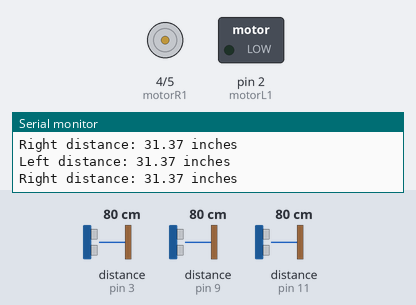
The sketch below on a simulated Arduino Uno, built with avr-gcc and run on an emulated ATmega328P. Shown: motor-driver pin pairs drawn as motors (green arrow = first pin HIGH = forward, orange = second pin HIGH = backward, longer = more drive), switched loads named in the sketch (green lamp = pin HIGH), the last lines printed to the serial monitor. Wiring (inferred from the names in the program): 3 × ultrasonic range finder: trigger pin 13, echo pin 3 / trigger pin 8, echo pin 9 / trigger pin 10, echo pin 11. The inputs (shaded band) are chosen by the test bench; at power-on: distance to the obstacle (sensors on pin 9, pin 11, pin 3) 80 cm. The echo pulse lasts 58.3 µs per cm; pins used as bus, display or sensor lines are not drawn.

Above: at 1.8 s.
1.9 s: distance to the obstacle (sensor on pin 9) set to 2 cm
At 3.0 s:
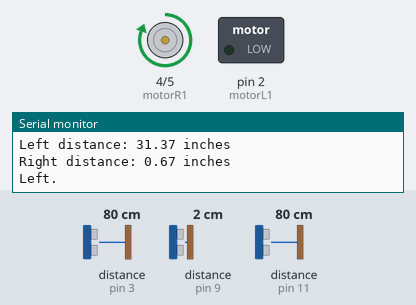
6.1 s: distance to the obstacle (sensor on pin 11) set to 15 cm
9.7 s: distance to the obstacle (sensor on pin 11) set to 12 cm
13.7 s: distance to the obstacle (sensor on pin 9) set to 10 cm
16.7 s: distance to the obstacle (sensor on pin 9) set to 13 cm
20.7 s: distance to the obstacle (sensor on pin 9) set to 11 cm
At 22.6 s:
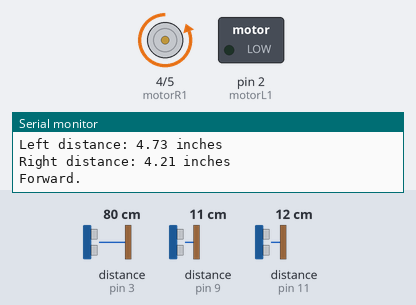
Timing chart, 0 to 23.8 s (numbered marks = the images above; inputs shaded):
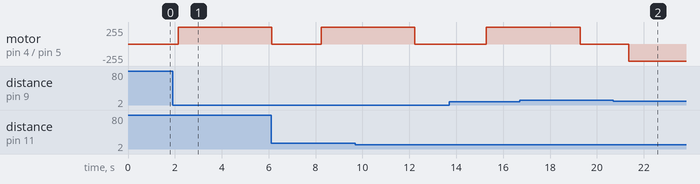

Measured:
- after the input at 1.9 s, motor on pin 4 (motorR1) / pin 5 (motorR2): stopped → forward 255/255 after 0.24 s
- after the input at 20.7 s, pin 2 (motorL1): stays LOW (without the input it goes to HIGH after 0.65 s)

The sketch:

agrobot23jan.ino
```cpp
float pingtime;
float distance;
float speedofsound;

int frontTrig = 13;   //ultrasonic pins
int frontEcho = 3;
int leftEcho = 11;
int leftTrig = 10;
int rightEcho = 9;
int rightTrig = 8;

const int motorL1 = 2;
const int motorL2 = 3;
const int motorR1 = 4;
const int motorR2 = 5;

float frontPingTime, frontDistanceinch, rightDistanceinch, rightPingTime, leftPingTime, leftDistanceinch;
void setup() {
  // put your setup code here, to run once:

Serial.begin(9600);
speedofsound=13503.937;

pinMode(frontTrig,OUTPUT);
pinMode(frontEcho,INPUT);
pinMode(rightTrig,OUTPUT);
pinMode(rightEcho,INPUT);
pinMode(leftTrig,OUTPUT);
pinMode(leftEcho,INPUT);

pinMode(motorL1, OUTPUT); //motors
pinMode(motorL2, OUTPUT);
pinMode(motorR1, OUTPUT);
pinMode(motorR2, OUTPUT);

}

void loop() {

//checking the obstacle at front
  FrontDist();
  if (frontDistanceinch < 5) {
    Serial.println("OBSTACLE!!");
    LeftDist();
    delay(20);
    RightDist();
    delay(20);
    if (leftDistanceinch < rightDistanceinch){
      moveRight();
      delay(4000);
      Stop();
      delay(2000);
    }
    else if (leftDistanceinch > rightDistanceinch) {
      moveLeft();
      delay(4000);
      Stop();
      delay(2000);
    }
  }
  else {
    Serial.println("OK");
    moveForward();
    delay(4000);
    Stop();
    delay(2000);
  }

  // checking obstacle left side
  LeftDist();
  if (leftDistanceinch < 5) {
    Serial.println("Left obstacle...");
    delay(20);
    LeftDist();
    delay(20);
    RightDist();
    delay(20);
    if (leftDistanceinch > rightDistanceinch){
      moveForward();
      delay(4000);
      Stop();
      delay(2000);
    }
    else if (leftDistanceinch < rightDistanceinch) {
      moveRight();
      delay(4000);
      Stop();
      delay(2000);
    }
  }

  // checking obstacle right side
  RightDist();
  if (rightDistanceinch < 5) {
    Serial.println("Right obstacle...");
    delay(20);
    RightDist();
    delay(20);
    LeftDist();
    delay(20);
    if (rightDistanceinch > leftDistanceinch){
      moveForward();
      delay(4000);
      Stop();
      delay(2000);
    }
    else if (rightDistanceinch < leftDistanceinch) {
      moveLeft();
      delay(4000);
      Stop();
      delay(2000);
    }
  }
}


void FrontDist() {
  digitalWrite(frontTrig, LOW);
  delayMicroseconds(4);
  digitalWrite(frontTrig, HIGH);
  delayMicroseconds(10);
  digitalWrite(frontTrig, LOW);
  frontPingTime = pulseIn(frontEcho, HIGH);
  frontPingTime = frontPingTime/1000000;
  frontDistanceinch = frontPingTime * speedofsound;
  frontDistanceinch = frontDistanceinch/2;

  Serial.print("Distance: ");
  Serial.print(frontDistanceinch);
  Serial.println(" inches");
}
void LeftDist() {
  digitalWrite(leftTrig, LOW);
  delayMicroseconds(4);
  digitalWrite(leftTrig, HIGH);
  delayMicroseconds(10);
  digitalWrite(leftTrig, LOW);
  leftPingTime = pulseIn(leftEcho, HIGH);
  leftPingTime = leftPingTime/1000000;
  leftDistanceinch = leftPingTime * speedofsound;
  leftDistanceinch = leftDistanceinch/2;

  Serial.print("Left distance: ");
  Serial.print(leftDistanceinch);
  Serial.println(" inches");
}
void RightDist() {
  digitalWrite(rightTrig, LOW);
  delayMicroseconds(4);
  digitalWrite(rightTrig, HIGH);
  delayMicroseconds(10);
  digitalWrite(rightTrig, LOW);
  rightPingTime = pulseIn(rightEcho, HIGH);
  rightPingTime = rightPingTime/1000000;
  rightDistanceinch = rightPingTime * speedofsound;
  rightDistanceinch = rightDistanceinch/2;

  Serial.print("Right distance: ");
  Serial.print(rightDistanceinch);
  Serial.println(" inches");
}
void moveBackward() {
  Serial.println("Backward.");
  digitalWrite(motorL1, HIGH);
  digitalWrite(motorL2, LOW);
  digitalWrite(motorR1, HIGH);
  digitalWrite(motorR2, LOW);
}
void moveForward() {
  Serial.println("Forward.");
  digitalWrite(motorL1, LOW);
  digitalWrite(motorL2, HIGH);
  digitalWrite(motorR1, LOW);
  digitalWrite(motorR2, HIGH);
}
void moveLeft() {
  Serial.println("Left.");
  digitalWrite(motorL1, LOW);
  digitalWrite(motorL2, HIGH);
  digitalWrite(motorR1, HIGH);
  digitalWrite(motorR2, LOW);
}
void moveRight() {
  Serial.println("Right.");
  digitalWrite(motorL1, HIGH);
  digitalWrite(motorL2, LOW);
  digitalWrite(motorR1, LOW);
  digitalWrite(motorR2, HIGH);
}
void Stop() {
  Serial.println("Stop. ");
  digitalWrite(motorL1, LOW);
  digitalWrite(motorL2, LOW);
  digitalWrite(motorR1, LOW);
  digitalWrite(motorR2, LOW);
}
```
